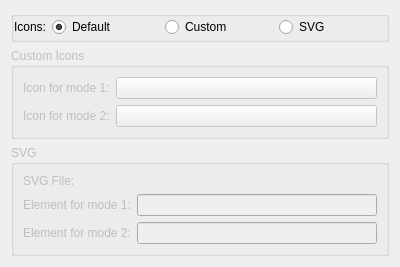
<?xml version="1.0" encoding="UTF-8"?>
<ui version="4.0">
 <class>AppearanceConfig</class>
 <widget class="QWidget" name="AppearanceConfig">
  <property name="geometry">
   <rect>
    <x>0</x>
    <y>0</y>
    <width>400</width>
    <height>258</height>
   </rect>
  </property>
  <property name="windowTitle">
   <string/>
  </property>
  <layout class="QVBoxLayout" name="verticalLayout">
   <item>
    <widget class="KButtonGroup" name="kbuttongroup">
     <property name="flat">
      <bool>true</bool>
     </property>
     <layout class="QFormLayout" name="formLayout_4">
      <property name="margin">
       <number>0</number>
      </property>
      <item row="1" column="1">
       <layout class="QHBoxLayout" name="horizontalLayout">
        <item>
         <widget class="QRadioButton" name="defaultIconsRadio">
          <property name="text">
           <string>Default</string>
          </property>
          <property name="checked">
           <bool>true</bool>
          </property>
         </widget>
        </item>
        <item>
         <widget class="QRadioButton" name="customIconsRadio">
          <property name="text">
           <string>Custom</string>
          </property>
         </widget>
        </item>
        <item>
         <widget class="QRadioButton" name="svgIconsRadio">
          <property name="text">
           <string>SVG</string>
          </property>
         </widget>
        </item>
       </layout>
      </item>
      <item row="1" column="0">
       <widget class="QLabel" name="label_6">
        <property name="text">
         <string>Icons:</string>
        </property>
       </widget>
      </item>
     </layout>
    </widget>
   </item>
   <item>
    <widget class="QGroupBox" name="iconGroup">
     <property name="enabled">
      <bool>false</bool>
     </property>
     <property name="title">
      <string>Custom Icons</string>
     </property>
     <property name="flat">
      <bool>false</bool>
     </property>
     <property name="checkable">
      <bool>false</bool>
     </property>
     <property name="checked">
      <bool>false</bool>
     </property>
     <layout class="QFormLayout" name="formLayout">
      <item row="2" column="0">
       <widget class="QLabel" name="label_2">
        <property name="text">
         <string>Icon for mode 2:</string>
        </property>
        <property name="buddy">
         <cstring>clickedIconButton</cstring>
        </property>
       </widget>
      </item>
      <item row="2" column="1">
       <widget class="KIconButton" name="clickedIconButton">
        <property name="iconSize">
         <number>16</number>
        </property>
       </widget>
      </item>
      <item row="0" column="0">
       <widget class="QLabel" name="label">
        <property name="text">
         <string>Icon for mode 1:</string>
        </property>
        <property name="buddy">
         <cstring>defaultIconButton</cstring>
        </property>
       </widget>
      </item>
      <item row="0" column="1">
       <widget class="KIconButton" name="defaultIconButton">
        <property name="iconSize">
         <number>16</number>
        </property>
       </widget>
      </item>
     </layout>
    </widget>
   </item>
   <item>
    <widget class="QGroupBox" name="svgGroup">
     <property name="enabled">
      <bool>false</bool>
     </property>
     <property name="title">
      <string>SVG</string>
     </property>
     <property name="checkable">
      <bool>false</bool>
     </property>
     <layout class="QFormLayout" name="formLayout_2">
      <item row="0" column="0">
       <widget class="QLabel" name="label_3">
        <property name="text">
         <string>SVG File:</string>
        </property>
        <property name="buddy">
         <cstring>svgRequester</cstring>
        </property>
       </widget>
      </item>
      <item row="1" column="0">
       <widget class="QLabel" name="label_4">
        <property name="text">
         <string>Element for mode 1:</string>
        </property>
        <property name="buddy">
         <cstring>element1Edit</cstring>
        </property>
       </widget>
      </item>
      <item row="2" column="0">
       <widget class="QLabel" name="label_5">
        <property name="text">
         <string>Element for mode 2:</string>
        </property>
        <property name="buddy">
         <cstring>element2Edit</cstring>
        </property>
       </widget>
      </item>
      <item row="0" column="1">
       <widget class="KUrlRequester" name="svgRequester"/>
      </item>
      <item row="1" column="1">
       <widget class="KLineEdit" name="element1Edit"/>
      </item>
      <item row="2" column="1">
       <widget class="KLineEdit" name="element2Edit"/>
      </item>
     </layout>
    </widget>
   </item>
  </layout>
 </widget>
 <customwidgets>
  <customwidget>
   <class>KIconButton</class>
   <extends>QPushButton</extends>
   <header>kicondialog.h</header>
  </customwidget>
  <customwidget>
   <class>KButtonGroup</class>
   <extends>QGroupBox</extends>
   <header>kbuttongroup.h</header>
   <container>1</container>
  </customwidget>
  <customwidget>
   <class>KLineEdit</class>
   <extends>QLineEdit</extends>
   <header>klineedit.h</header>
  </customwidget>
  <customwidget>
   <class>KUrlRequester</class>
   <extends>QFrame</extends>
   <header>kurlrequester.h</header>
  </customwidget>
 </customwidgets>
 <tabstops>
  <tabstop>defaultIconsRadio</tabstop>
  <tabstop>customIconsRadio</tabstop>
  <tabstop>svgIconsRadio</tabstop>
  <tabstop>defaultIconButton</tabstop>
  <tabstop>clickedIconButton</tabstop>
  <tabstop>svgRequester</tabstop>
  <tabstop>element1Edit</tabstop>
  <tabstop>element2Edit</tabstop>
 </tabstops>
 <resources/>
 <connections>
  <connection>
   <sender>svgIconsRadio</sender>
   <signal>toggled(bool)</signal>
   <receiver>svgGroup</receiver>
   <slot>setEnabled(bool)</slot>
   <hints>
    <hint type="sourcelabel">
     <x>201</x>
     <y>14</y>
    </hint>
    <hint type="destinationlabel">
     <x>200</x>
     <y>146</y>
    </hint>
   </hints>
  </connection>
  <connection>
   <sender>customIconsRadio</sender>
   <signal>toggled(bool)</signal>
   <receiver>iconGroup</receiver>
   <slot>setEnabled(bool)</slot>
   <hints>
    <hint type="sourcelabel">
     <x>136</x>
     <y>15</y>
    </hint>
    <hint type="destinationlabel">
     <x>134</x>
     <y>52</y>
    </hint>
   </hints>
  </connection>
 </connections>
</ui>
